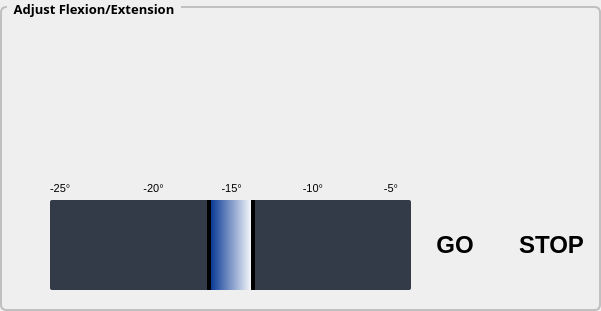
      <widget class="QGroupBox" name="groupBox_3">
       <property name="geometry">
        <rect>
         <x>650</x>
         <y>20</y>
         <width>601</width>
         <height>311</height>
        </rect>
       </property>
       <property name="font">
        <font>
         <family>Kartika</family>
         <pointsize>10</pointsize>
         <weight>75</weight>
         <italic>false</italic>
         <bold>true</bold>
        </font>
       </property>
       <property name="styleSheet">
        <string notr="true">QGroupBox {
    font: bold;
    border: 2px solid silver;
    border-radius: 6px;
    margin-top: 6px;
} 
QGroupBox::title {
subcontrol-origin: margin;
    left: 7px;

    padding: 0px 5px 0px 5px;
}</string>
       </property>
       <property name="title">
        <string>Adjust Flexion/Extension</string>
       </property>
       <property name="alignment">
        <set>Qt::AlignHCenter|Qt::AlignTop</set>
       </property>
       <property name="flat">
        <bool>false</bool>
       </property>
       <widget class="QPushButton" name="forwardHorizontalFlexionBtn">
        <property name="geometry">
         <rect>
          <x>350</x>
          <y>20</y>
          <width>121</width>
          <height>70</height>
         </rect>
        </property>
        <property name="font">
         <font>
          <family>Kartika</family>
          <pointsize>11</pointsize>
          <weight>75</weight>
          <bold>true</bold>
         </font>
        </property>
        <property name="icon">
         <iconset>
          <normalon>images/up.png</normalon>
         </iconset>
        </property>
        <property name="iconSize">
         <size>
          <width>121</width>
          <height>70</height>
         </size>
        </property>
        <property name="autoRepeat">
         <bool>true</bool>
        </property>
        <property name="flat">
         <bool>true</bool>
        </property>
       </widget>
       <widget class="QPushButton" name="reverseHorizontalFlexionBtn">
        <property name="geometry">
         <rect>
          <x>180</x>
          <y>20</y>
          <width>121</width>
          <height>70</height>
         </rect>
        </property>
        <property name="font">
         <font>
          <family>Kartika</family>
          <pointsize>11</pointsize>
          <weight>75</weight>
          <bold>true</bold>
         </font>
        </property>
        <property name="icon">
         <iconset>
          <normalon>images/down.png</normalon>
         </iconset>
        </property>
        <property name="iconSize">
         <size>
          <width>121</width>
          <height>70</height>
         </size>
        </property>
        <property name="flat">
         <bool>true</bool>
        </property>
       </widget>
       <widget class="QPushButton" name="resetHorizontalFlexionBtn">
        <property name="geometry">
         <rect>
          <x>20</x>
          <y>20</y>
          <width>121</width>
          <height>70</height>
         </rect>
        </property>
        <property name="font">
         <font>
          <family>Kartika</family>
          <pointsize>11</pointsize>
          <weight>75</weight>
          <bold>true</bold>
         </font>
        </property>
        <property name="icon">
         <iconset>
          <normalon>images/reset.png</normalon>
         </iconset>
        </property>
        <property name="iconSize">
         <size>
          <width>121</width>
          <height>70</height>
         </size>
        </property>
        <property name="flat">
         <bool>true</bool>
        </property>
       </widget>
       <widget class="QLabel" name="horizontalPositionFlexionLbl">
        <property name="geometry">
         <rect>
          <x>7</x>
          <y>237</y>
          <width>41</width>
          <height>21</height>
         </rect>
        </property>
        <property name="font">
         <font>
          <family>Arial</family>
          <pointsize>10</pointsize>
          <weight>75</weight>
          <bold>true</bold>
         </font>
        </property>
        <property name="text">
         <string/>
        </property>
        <property name="alignment">
         <set>Qt::AlignRight|Qt::AlignTrailing|Qt::AlignVCenter</set>
        </property>
       </widget>
       <widget class="QSlider" name="horizontalPositionFlexionSlider">
        <property name="geometry">
         <rect>
          <x>50</x>
          <y>200</y>
          <width>361</width>
          <height>90</height>
         </rect>
        </property>
        <property name="styleSheet">
         <string notr="true">QSlider::groove:horizontal {
    border-radius: 2px;
    background-color: rgb(52, 59, 72);
}
QSlider::groove:horizontal:hover {
    background-color: blue;
}
QSlider::handle:horizontal {
    background-color:qlineargradient(spread:pad, x1:0, y1:0, x2:1, y2:0, stop:0 rgba(0, 50, 145, 255), stop:1 rgba(255, 255, 255, 255));
    border: 4px solid black;
    width: 40px;
 margin: -44px 0px;
    border-radius: 14px;
}</string>
        </property>
        <property name="minimum">
         <number>-25</number>
        </property>
        <property name="maximum">
         <number>-5</number>
        </property>
        <property name="singleStep">
         <number>5</number>
        </property>
        <property name="pageStep">
         <number>5</number>
        </property>
        <property name="value">
         <number>-15</number>
        </property>
        <property name="sliderPosition">
         <number>-15</number>
        </property>
        <property name="orientation">
         <enum>Qt::Horizontal</enum>
        </property>
        <property name="invertedAppearance">
         <bool>false</bool>
        </property>
        <property name="tickPosition">
         <enum>QSlider::TicksBothSides</enum>
        </property>
       </widget>
       <widget class="QPushButton" name="horizontalPositionFlexionBtn">
        <property name="geometry">
         <rect>
          <x>420</x>
          <y>210</y>
          <width>70</width>
          <height>70</height>
         </rect>
        </property>
        <property name="font">
         <font>
          <family>Arial</family>
          <pointsize>18</pointsize>
          <weight>75</weight>
          <bold>true</bold>
         </font>
        </property>
        <property name="styleSheet">
         <string notr="true">QPushButton {

    outline: 0;
border:2px solid rgb(0,57,138); 
border-radius: 5px;
background-color:#78909C;
color:white
}

QPushButton:hover:!pressed {
    background-color:#54d777;
}

QPushButton:hover:pressed {
    background-color:yellow;boder 2px solid red;
}
QPushButton:disabled {
    background-color:purple
}

QPushButton:!enabled {
    background-color:white;
color:black;
}
QPushButton:enabled {
    background-color:grey;
color:white;
}

border:2px solid rgb(0,57,138);border-radius:5px;</string>
        </property>
        <property name="text">
         <string>GO</string>
        </property>
        <property name="iconSize">
         <size>
          <width>105</width>
          <height>45</height>
         </size>
        </property>
        <property name="autoRepeat">
         <bool>false</bool>
        </property>
        <property name="flat">
         <bool>true</bool>
        </property>
       </widget>
       <widget class="QPushButton" name="horizontalPositionFlexionStopBtn">
        <property name="geometry">
         <rect>
          <x>510</x>
          <y>210</y>
          <width>83</width>
          <height>70</height>
         </rect>
        </property>
        <property name="font">
         <font>
          <family>Arial</family>
          <pointsize>18</pointsize>
          <weight>75</weight>
          <bold>true</bold>
         </font>
        </property>
        <property name="styleSheet">
         <string notr="true">QPushButton {

    outline: 0;
border:2px solid rgb(0,57,138); 
border-radius: 5px;
background-color:#78909C;
color:white
}

QPushButton:hover:!pressed {
    background-color:red;
}

QPushButton:hover:pressed {
    background-color:yellow;boder 2px solid red;
}
QPushButton:disabled {
    background-color:purple
}

QPushButton:!enabled {
    background-color:white;
color:black;
}
QPushButton:enabled {
    background-color:grey;
color:white;
}

border:2px solid rgb(0,57,138);border-radius:5px;</string>
        </property>
        <property name="text">
         <string>STOP</string>
        </property>
        <property name="iconSize">
         <size>
          <width>105</width>
          <height>45</height>
         </size>
        </property>
        <property name="autoRepeat">
         <bool>true</bool>
        </property>
        <property name="flat">
         <bool>true</bool>
        </property>
       </widget>
       <widget class="QPushButton" name="reverseFastHorizontalFlexionBtn">
        <property name="geometry">
         <rect>
          <x>180</x>
          <y>100</y>
          <width>121</width>
          <height>70</height>
         </rect>
        </property>
        <property name="font">
         <font>
          <family>Kartika</family>
          <pointsize>11</pointsize>
          <weight>75</weight>
          <bold>true</bold>
         </font>
        </property>
        <property name="icon">
         <iconset>
          <normalon>images/double-down.png</normalon>
         </iconset>
        </property>
        <property name="iconSize">
         <size>
          <width>121</width>
          <height>70</height>
         </size>
        </property>
        <property name="autoRepeat">
         <bool>true</bool>
        </property>
        <property name="flat">
         <bool>true</bool>
        </property>
       </widget>
       <widget class="QPushButton" name="forwardFastHorizontalFlexionBtn">
        <property name="geometry">
         <rect>
          <x>350</x>
          <y>100</y>
          <width>121</width>
          <height>70</height>
         </rect>
        </property>
        <property name="font">
         <font>
          <family>Kartika</family>
          <pointsize>11</pointsize>
          <weight>75</weight>
          <bold>true</bold>
         </font>
        </property>
        <property name="icon">
         <iconset>
          <normalon>images/double-up.png</normalon>
         </iconset>
        </property>
        <property name="iconSize">
         <size>
          <width>121</width>
          <height>70</height>
         </size>
        </property>
        <property name="autoRepeat">
         <bool>true</bool>
        </property>
        <property name="flat">
         <bool>true</bool>
        </property>
       </widget>
       <widget class="QLabel" name="label_4">
        <property name="geometry">
         <rect>
          <x>50</x>
          <y>180</y>
          <width>361</width>
          <height>16</height>
         </rect>
        </property>
        <property name="font">
         <font>
          <family>Arial</family>
          <pointsize>8</pointsize>
         </font>
        </property>
        <property name="styleSheet">
         <string notr="true">background:transparent</string>
        </property>
        <property name="text">
         <string>-25°                        -20°                   -15°                    -10°                    -5°</string>
        </property>
       </widget>
      </widget>
